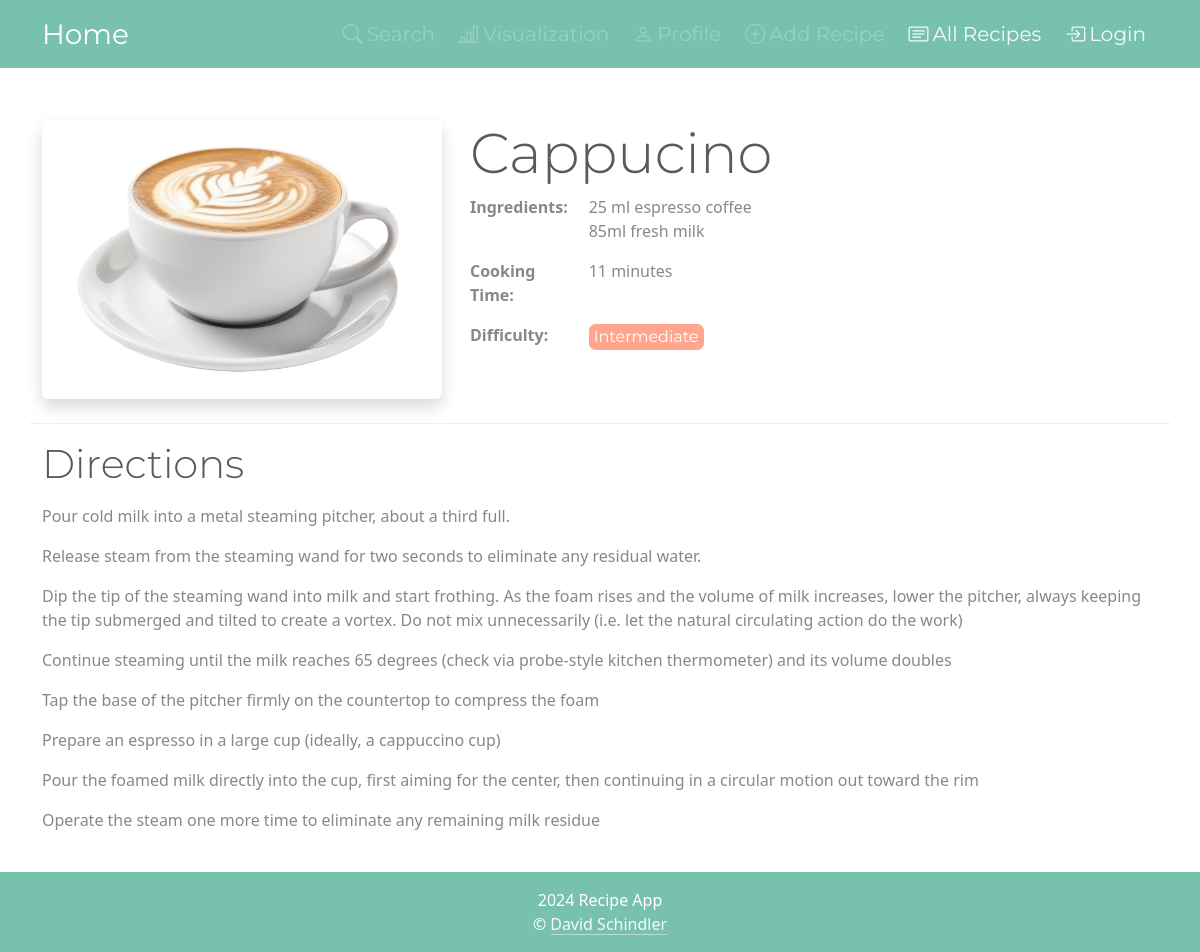
Page /2/ on the committed database.
### apps/recipes/models.py (models this page shows, shortened)
class Recipe(models.Model):
    name = models.CharField(max_length=50)
    ingredients = models.CharField(max_length=255)
    cooking_time = models.IntegerField()
    difficulty = models.CharField(max_length=20, editable=False)
    directions = models.TextField(max_length=2000, default="")
    image = models.ImageField(upload_to='recipe_images', default='no_picture.jpg')

### apps/recipes/views.py (the view)
# urls.py: path('<int:pk>/', RecipeDetailView.as_view(), name='recipe_detail'),
class RecipeDetailView(DetailView):
    model = Recipe
    template_name = 'recipes/recipe_detail.html'
    context_object_name = 'recipe'

### apps/recipes/templatetags/recipe_filters.py (called while the page is built)
@register.filter
def split_ingredients(value):
    return value.split(', ')

@register.filter
def style_difficulty(value):
    difficulty_classes = {
        'Easy': 'btn-success',
        'Medium': 'btn-warning',
        'Intermediate': 'btn-danger',
        'Hard': 'btn-secondary'
    }
    return difficulty_classes.get(value, '')

### apps/recipes/templates/recipes/recipe_detail.html (shortened to what this page needs)
{% extends "base.html" %}
{% load markdownify %}
{% load recipe_filters %}
{% block content %}
    <div class="row mt-5 pb-4 border-bottom">
        <div class="col-auto">
            <img src="{{ recipe.image.url }}" class="img-fluid rounded shadow"
                 style="object-fit: cover; max-width: 400px;" alt="{{ recipe.name }}">
        </div>
        <div class="col ps-3">
            <h2 class="display-4">{{ recipe.name }}</h2>
            <div class="row">
                <div class="col-2">
                    <p class="mb-1 "><strong>Ingredients:</strong></p>
                </div>
                <div class="col">
                    <ul class=" ms-0 px-0">
                        {% for ingredient in recipe.ingredients|split_ingredients %}
                            <li class="list-group-item" >{{ ingredient }}</li>
                        {% endfor %}
                    </ul>
                </div>
            </div>
            <div class="row">
                <div class="col-2">
                    <p><strong>Cooking Time:</strong></p>
                </div>
                <div class="col">
                    <p>{{ recipe.cooking_time }} minutes</p>
                </div>
            </div>
            <div class="row">
                <div class="col-2">
                    <p><strong>Difficulty:</strong>
                </div>
                <div class="col">
                    <button type="button" class="btn {{ recipe.difficulty|style_difficulty }} disabled py-0 px-1">{{ recipe.difficulty }}</button>
                </div>
            </div>
        </div>
    </div>
    <div class="row pt-3">
        <div class="col">
            <h3 class="display-6">Directions</h3>
            <p>{{ recipe.directions|markdownify }}</p>
        </div>
    </div>
{% endblock %}

### static/css/custom.css (style rules this page uses)
body { overflow-y: scroll; }

### rows in the picture
Recipe: image (picture), name "Cappucino", cooking_time "11", difficulty "Intermediate", directions "Pour cold milk into a metal steaming pitcher, about a third full. Release steam from the steaming wand for two seconds to eliminate any residual water. Dip the tip of the steaming wand into milk and start frothing. As the foam rises and the volume of milk increases, lower the pitcher, always keeping the tip submerged and tilted to create a vortex. Do not mix unnecessarily (i.e. let the natural circulating action do the work) Continue steaming until the milk reaches 65 degrees (check via probe-style kitchen thermometer) and its volume doubles Tap the base of the pitcher firmly on the countertop to compress the foam Prepare an espresso in a large cup (ideally, a cappuccino cup) Pour the…"

### other values in the picture
{{ ingredient }} "25 ml espresso coffee" "85ml fresh milk"
